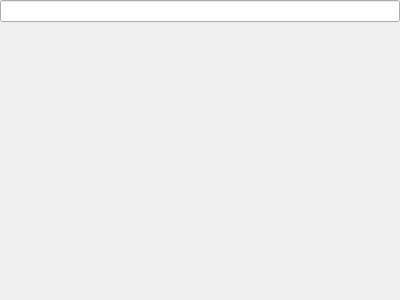
<?xml version="1.0" encoding="UTF-8"?>
<ui version="4.0">
 <class>DebugWidget</class>
 <widget class="QWidget" name="DebugWidget">
  <property name="geometry">
   <rect>
    <x>0</x>
    <y>0</y>
    <width>400</width>
    <height>300</height>
   </rect>
  </property>
  <property name="windowTitle">
   <string>Form</string>
  </property>
  <layout class="QGridLayout" name="gridLayout">
   <property name="leftMargin">
    <number>0</number>
   </property>
   <property name="topMargin">
    <number>0</number>
   </property>
   <property name="rightMargin">
    <number>0</number>
   </property>
   <property name="bottomMargin">
    <number>0</number>
   </property>
   <item row="0" column="0">
    <layout class="QVBoxLayout" name="verticalLayout">
     <item>
      <widget class="QLineEdit" name="filter"/>
     </item>
     <item>
      <widget class="DebugTreeWidget" name="tree" native="true"/>
     </item>
    </layout>
   </item>
  </layout>
 </widget>
 <customwidgets>
  <customwidget>
   <class>DebugTreeWidget</class>
   <extends>QWidget</extends>
   <header>debugtreewidget.h</header>
   <container>1</container>
  </customwidget>
 </customwidgets>
 <resources/>
 <connections/>
</ui>
